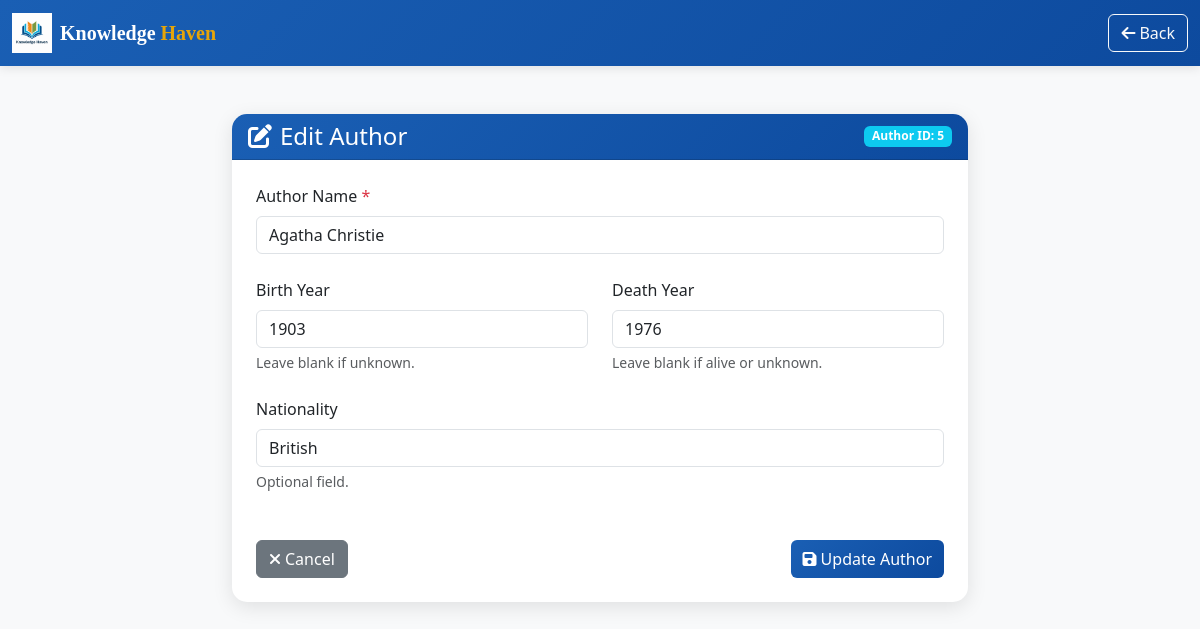
The page /admin/authors/edit.php?id=5 (signed in) on the database its author committed.
### tables this page shows
CREATE TABLE `authors` (
  `author_id` int(11) NOT NULL,
  `name` varchar(255) NOT NULL,
  `birth_year` year(4) DEFAULT NULL,
  `death_year` year(4) DEFAULT NULL,
  `nationality` varchar(100) DEFAULT NULL,
  `created_at` timestamp NOT NULL DEFAULT current_timestamp(),
  `updated_at` timestamp NOT NULL DEFAULT current_timestamp() ON UPDATE current_timestamp()
);

### admin/authors/edit.php (the view, shortened to what this page needs)
<?php
include "../../config.php";
$author_id = intval($_GET['id']);
$query = "SELECT * FROM authors WHERE author_id = ?";
$stmt = mysqli_prepare($conn, $query);
mysqli_stmt_bind_param($stmt, "i", $author_id);
mysqli_stmt_execute($stmt);
$result = mysqli_stmt_get_result($stmt);
$author = mysqli_fetch_assoc($result);
?>
<!DOCTYPE html>
<html lang="en">
<head>
    <link href="https://cdn.jsdelivr.net/npm/bootstrap@5.3.0-alpha1/dist/css/bootstrap.min.css" rel="stylesheet">
    <link rel="stylesheet" href="https://cdnjs.cloudflare.com/ajax/libs/font-awesome/6.4.0/css/all.min.css">
</head>
<body>
    <nav class="navbar navbar-expand-lg navbar-dark navbar-custom">
        <div class="container-fluid">
            <a class="navbar-brand" href="../dashboard.php">
                <div class="d-flex align-items-center">
                    <img src="../../assets/images/logo-library.png" alt="Logo" width="40" height="40" class="me-2">
                    <span style="font-family: 'Playfair Display', serif; font-weight: 700;">
                        Knowledge <span style="color: #e5a50a;">Haven</span>
                    </span>
                </div>
            </a>
            <div>
                <a href="manage.php" class="btn btn-outline-light">
                    <i class="fas fa-arrow-left me-1"></i>Back
                </a>
            </div>
        </div>
    </nav>
    <div class="container py-5">
        <div class="row justify-content-center">
            <div class="col-lg-8">
                <div class="card">
                    <div class="card-header">
                        <div class="d-flex justify-content-between align-items-center">
                            <h4 class="mb-0">
                                <i class="fas fa-edit me-2"></i>Edit Author
                            </h4>
                            <span class="badge bg-info">Author ID: <?php echo $author_id; ?></span>
                        </div>
                    </div>
                    <div class="card-body p-4">
                        <form method="POST" action="">
                            <div class="row">
                                <div class="col-md-12 mb-4">
                                    <label for="name" class="form-label required">Author Name</label>
                                    <input type="text" class="form-control" id="name" name="name"
                                           value="<?php echo htmlspecialchars($author['name']); ?>" required>
                                </div>
                                <div class="col-md-6 mb-4">
                                    <label for="birth_year" class="form-label">Birth Year</label>
                                    <input type="number" class="form-control" id="birth_year" name="birth_year"
                                           min="1000" max="<?php echo date('Y'); ?>" placeholder="e.g., 1980"
                                           value="<?php echo htmlspecialchars($author['birth_year']); ?>">
                                    <div class="form-text">Leave blank if unknown.</div>
                                </div>
                                <div class="col-md-6 mb-4">
                                    <label for="death_year" class="form-label">Death Year</label>
                                    <input type="number" class="form-control" id="death_year" name="death_year"
                                           min="1000" max="<?php echo date('Y'); ?>" placeholder="e.g., 2010"
                                           value="<?php echo htmlspecialchars($author['death_year']); ?>">
                                    <div class="form-text">Leave blank if alive or unknown.</div>
                                </div>
                                <div class="col-md-12 mb-4">
                                    <label for="nationality" class="form-label">Nationality</label>
                                    <input type="text" class="form-control" id="nationality" name="nationality"
                                           placeholder="e.g., British, Nigerian"
                                           value="<?php echo htmlspecialchars($author['nationality']); ?>">
                                    <div class="form-text">Optional field.</div>
                                </div>
                            </div>
                            <div class="d-flex justify-content-between mt-4">
                                <a href="manage.php" class="btn btn-secondary">
                                    <i class="fas fa-times me-1"></i>Cancel
                                </a>
                                <button type="submit" class="btn btn-primary">
                                    <i class="fas fa-save me-1"></i>Update Author
                                </button>
                            </div>
                        </form>
                    </div>
                </div>
            </div>
        </div>
    </div>
</body>
</html>

### admin/authors/edit.php (style rules this page uses)
:root { --primary-color: #1a5fb4; --secondary-color: #26a269; }
body { background-color: #f8f9fa; }
.navbar-custom { background: linear-gradient(135deg, var(--primary-color) 0%, #0d4a9e 100%); box-shadow: 0 2px 10px rgba(0,0,0,0.1); }
.card { border: none; border-radius: 15px; box-shadow: 0 5px 20px rgba(0,0,0,0.1); }
.card-header { background: linear-gradient(135deg, var(--primary-color) 0%, #0d4a9e 100%); color: white; border-radius: 15px 15px 0 0 !important; }
.btn-primary { background: linear-gradient(135deg, var(--primary-color) 0%, #0d4a9e 100%); border: none; }
.required::after { content: " *"; color: #dc3545; }

### rows shown on the page
authors: name "Agatha Christie", birth_year "1903", death_year "1976", nationality "British"

### other values the page prints
$author_id "5"
